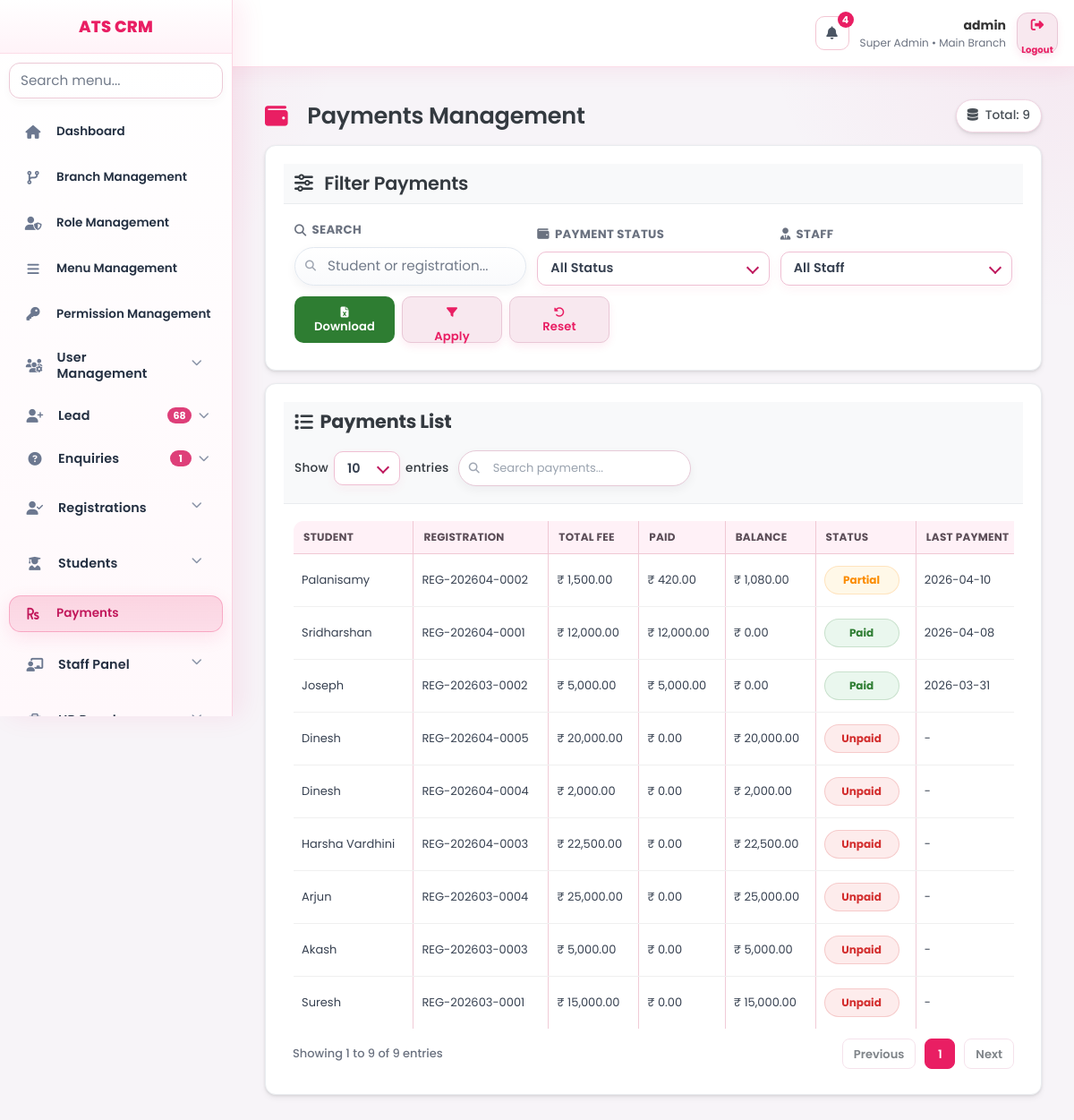
Screenshot of /index.php?page=payments/index (signed in) with the database file from the repository.
### tables this page shows
CREATE TABLE `menus` (
  `id` int(11) NOT NULL AUTO_INCREMENT,
  `menu_name` varchar(150) NOT NULL,
  `menu_slug` varchar(150) NOT NULL,
  `parent_id` int(11) DEFAULT NULL,
  `icon` varchar(100) DEFAULT NULL,
  `sort_order` int(11) DEFAULT 0,
  `status` tinyint(1) DEFAULT 1,
  `created_at` datetime DEFAULT current_timestamp(),
  `updated_at` datetime DEFAULT current_timestamp() ON UPDATE current_timestamp(),
  PRIMARY KEY (`id`)
);

CREATE TABLE `registrations` (
  `id` int(11) NOT NULL AUTO_INCREMENT,
  `registration_no` varchar(50) DEFAULT NULL,
  `enquiry_id` int(11) DEFAULT NULL,
  `branch_id` int(11) NOT NULL,
  `reg_type` enum('course','internship','workshop') NOT NULL,
  `source_type` enum('lead','direct','walkin','reference','online','other') DEFAULT 'direct',
  `joined_on` date DEFAULT NULL,
  `enquiry_snapshot_name` varchar(150) DEFAULT NULL,
  `enquiry_snapshot_phone` varchar(20) DEFAULT NULL,
  `enquiry_snapshot_email` varchar(150) DEFAULT NULL,
  `program_name` varchar(150) DEFAULT NULL,
  `batch_name` varchar(150) DEFAULT NULL,
  `internship_days` int(11) DEFAULT NULL,
  `internship_batch` varchar(100) DEFAULT NULL,
  `internship_start_date` date DEFAULT NULL,
  `internship_end_date` date DEFAULT NULL,
  `internship_completion_status` enum('pending','in_progress','completed') NOT NULL DEFAULT 'pending',
  `internship_certificate_status` enum('not_given','given') NOT NULL DEFAULT 'not_given',
  `internship_certificate_issued_at` datetime DEFAULT NULL,
  `internship_report_status` enum('not_provided','provided') NOT NULL DEFAULT 'not_provided',
  `internship_report_issued_at` datetime DEFAULT NULL,
  `internship_report_due_days` int(11) DEFAULT NULL,
  `total_fee` decimal(10,2) NOT NULL DEFAULT 0.00,
  `discount_amount` decimal(10,2) NOT NULL DEFAULT 0.00,
  `final_fee` decimal(10,2) NOT NULL DEFAULT 0.00,
  `paid_amount` decimal(10,2) NOT NULL DEFAULT 0.00,
  `balance_amount` decimal(10,2) NOT NULL DEFAULT 0.00,
  `payment_status` enum('unpaid','partial','paid') NOT NULL DEFAULT 'unpaid',
  `notes` text DEFAULT NULL,
  `registration_status` enum('draft','active','completed','cancelled') NOT NULL DEFAULT 'draft',
  `assigned_to` int(11) DEFAULT NULL,
  `created_by` int(11) NOT NULL,
  `created_at` datetime NOT NULL,
  `updated_at` datetime NOT NULL,
  PRIMARY KEY (`id`),
  UNIQUE KEY `uk_registration_no` (`registration_no`),
  KEY `enquiry_id` (`enquiry_id`),
  KEY `branch_id` (`branch_id`),
  KEY `assigned_to` (`assigned_to`),
  KEY `status` (`registration_status`),
  KEY `idx_enquiry_id` (`enquiry_id`),
  KEY `idx_branch_id` (`branch_id`),
  KEY `idx_reg_type` (`reg_type`),
  KEY `idx_assigned_to` (`assigned_to`),
  KEY `idx_registration_status` (`registration_status`),
  CONSTRAINT `fk_reg_enquiry` FOREIGN KEY (`enquiry_id`) REFERENCES `enquiries` (`id`) ON DELETE CASCADE
);

### config/app.php (called while the page is built, shortened)
<?php
if (!function_exists('inr_symbol')) {
    function inr_symbol(): string {
        return '&#8377;';
    }
}

### views/payments/index.php (the view, shortened to what this page needs)
<?php
$userId   = (int)($_SESSION['user_id'] ?? 0);
$roleName = $_SESSION['role_name'] ?? '';
$roleId   = (int)($_SESSION['role_id'] ?? 0);
$branchId = (int)($_SESSION['branch_id'] ?? 0);
$q = trim((string)($_GET['q'] ?? ''));
$statusFilter = trim((string)($_GET['payment_status'] ?? ''));
$staffFilter = (int)($_GET['staff_id'] ?? 0);
$isPrivilegedRole = in_array($roleName, ['Super Admin', 'HR'], true);
$canDownloadAll = $isPrivilegedRole || $roleName === 'Front Office';
if (!function_exists('paymentsH')) {
    function paymentsH($value): string
    {
        return htmlspecialchars((string)($value ?? ''), ENT_QUOTES, 'UTF-8');
    }
}
if (!function_exists('paymentsBuildFilters')) {
    function paymentsBuildFilters(string $roleName, int $userId, string $q, string $statusFilter, int $staffFilter, int $branchId = 0, int $canAllBranches = 0): array
    {
        $where = [];
        $params = [];
        return [
            'where_sql' => $where ? ('WHERE ' . implode(' AND ', $where)) : '',
            'params' => $params,
        ];
    }
}
$canAllBranches = 0;
try {
    $roleStmt = $pdo->prepare("SELECT can_access_all_branches FROM roles WHERE id=? LIMIT 1");
    $roleStmt->execute([$roleId]);
    $canAllBranches = (int) ($roleStmt->fetchColumn() ?? 0);
} catch (Exception $e) {
    $canAllBranches = 0;
}
$filterParts = paymentsBuildFilters($roleName, $userId, $q, $statusFilter, $staffFilter, $branchId, $canAllBranches);
$whereSql = $filterParts['where_sql'];
$params = $filterParts['params'];
$stmt = $pdo->prepare("
    SELECT
        r.id,
        r.registration_no,
        r.enquiry_snapshot_name,
        r.final_fee,
        r.balance_amount,
        r.paid_amount,
        r.payment_status,
        COALESCE(lp.staff_id, r.assigned_to) AS credit_owner_id,
        COALESCE(owner_u.name, fallback_u.name, '-') AS owner_name,
        IFNULL(SUM(p.amount),0) AS total_paid,
        MAX(p.payment_date) AS last_payment_date
    FROM registrations r
    LEFT JOIN registration_payments p ON p.registration_id = r.id
    LEFT JOIN (
        SELECT rp1.registration_id, rp1.staff_id
        FROM registration_payments rp1
        INNER JOIN (
            SELECT registration_id, MAX(id) AS max_id
            FROM registration_payments
            GROUP BY registration_id
        ) rp2 ON rp2.registration_id = rp1.registration_id AND rp2.max_id = rp1.id
    ) lp ON lp.registration_id = r.id
    LEFT JOIN users owner_u ON owner_u.id = lp.staff_id
    LEFT JOIN users fallback_u ON fallback_u.id = r.assigned_to
    $whereSql
    GROUP BY
        r.id,
        r.registration_no,
        r.enquiry_snapshot_name,
        r.final_fee,
        r.balance_amount,
        r.paid_amount,
        r.payment_status,
        COALESCE(lp.staff_id, r.assigned_to),
        COALESCE(owner_u.name, fallback_u.name, '-')
    ORDER BY last_payment_date DESC, r.id DESC
");
$stmt->execute($params);
$payments = $stmt->fetchAll(PDO::FETCH_ASSOC);
$exportBaseUrl = 'index.php?page=payments/index&ajax=1'
    . '&q=' . urlencode($q)
    . '&payment_status=' . urlencode($statusFilter)
    . '&staff_id=' . (int)$staffFilter;
?>
<div class="payments-dashboard">
<div class="dashboard-header">
<h2><i class="fas fa-wallet" style="margin-right: 12px; color: #e91e63;"></i>Payments Management</h2>
<div class="header-stats">
<span class="stat-item"><i class="fas fa-database"></i> Total: <?= count($payments) ?></span>
</div>
</div>
<div class="card">
<div class="card-header">
<i class="fas fa-sliders-h" style="margin-right: 8px;"></i> Filter Payments
</div>
<form method="GET" action="index.php" class="filter-form">
<div class="filter-grid">
<div class="filter-item">
<label><i class="fas fa-search"></i> Search</label>
<input type="text" name="q" value="<?= htmlspecialchars($q, ENT_QUOTES, 'UTF-8') ?>" placeholder="Student or registration...">
</div>
<div class="filter-item">
<label><i class="fas fa-wallet"></i> Payment Status</label>
</div>
<?php if ($isPrivilegedRole): ?>
<div class="filter-item">
<label><i class="fas fa-user-tie"></i> Staff</label>
</div>
<?php endif; ?>
<div class="filter-actions">
<?php if ($canDownloadAll): ?>
<a href="<?= paymentsH($exportBaseUrl . '&export=all_transactions') ?>" class="btn-download-all" title="Download all filtered payments" data-mobile-label="Download">
<span class="btn-inner">
<i class="fas fa-file-excel"></i>
</span>
</a>
<?php endif; ?>
<button type="submit" class="btn-icon-only apply" title="Apply filters" data-mobile-label="Apply">
<span class="btn-inner">
<i class="fas fa-filter"></i>
</span>
</button>
<a href="index.php?page=payments/index" class="btn-icon-only reset" title="Reset filters" data-mobile-label="Reset">
<span class="btn-inner">
<i class="fas fa-undo-alt"></i>
</span>
</a>
</div>
</div>
</form>
</div>
<div class="card">
<div class="card-header">
<div class="table-header-flex">
<div class="table-title">
<i class="fas fa-list"></i> Payments List
</div>
<div id="datatableControls"></div>
</div>
</div>
<div class="table-container">
<div class="crm-table-wrapper">
<table id="userTable" class="crm-table display" style="width:100%">
<thead>
<tr>
<th>Student</th>
<th>Registration</th>
<th>Total Fee</th>
<th>Paid</th>
<th>Balance</th>
<th>Status</th>
<th>Last Payment</th>
</tr>
</thead>
<tbody>
<?php foreach($payments as $p): ?>
<tr>
<td><?= htmlspecialchars($p['enquiry_snapshot_name'] ?? '-') ?></td>
<td><?= htmlspecialchars($p['registration_no'] ?? '-') ?></td>
<td><?= inr_symbol() ?> <?= number_format($p['final_fee'] ?? 0,2) ?></td>
<td><?= inr_symbol() ?> <?= number_format($p['total_paid'] ?? 0,2) ?></td>
<td><?= inr_symbol() ?> <?= number_format($p['balance_amount'] ?? 0,2) ?></td>
<td>
<?php
$status=$p['payment_status'] ?? 'unpaid';
if($status=="paid"){
echo "<span class='status-paid'>Paid</span>";
}
elseif($status=="partial"){
echo "<span class='status-partial'>Partial</span>";
}
else{
echo "<span class='status-unpaid'>Unpaid</span>";
}
?>
</td>
<td><?= htmlspecialchars($p['last_payment_date'] ?? '-') ?></td>
</tr>
<?php endforeach; ?>
</tbody>
</table>
</div>
</div>
</div>
</div>

### views/layout/sidebar.php (shortened to what this page needs)
<?php
$role_id     = $_SESSION['role_id'] ?? 0;
$currentPage = $_GET['page'] ?? '';
$sessionUserId = (int)($_SESSION['user_id'] ?? 0);
$sessionBranchId = (int)($_SESSION['branch_id'] ?? 0);
$dashboardSlug = $defaultPage ?? 'dashboard/superadmin';
$stmt = $pdo->prepare("
    SELECT m.*
    FROM menus m
    INNER JOIN role_permissions rp
        ON rp.menu_id = m.id
    WHERE rp.role_id = :role_id
      AND rp.can_view = 1
      AND m.status = 1
    ORDER BY m.parent_id ASC, m.sort_order ASC
");
$stmt->execute([
    'role_id' => $role_id
]);
$menus = $stmt->fetchAll(PDO::FETCH_ASSOC);
$menus = array_values(array_filter($menus, function($m) {
    $slug = $m['menu_slug'] ?? '';
    return !(
        strpos($slug, 'dashboard/') === 0
        || $slug === 'dashboard'
        || $slug === 'system/demo_reset'
    );
}));
$menuTree = [];
foreach ($menus as $menu) {
    if ($menu['parent_id'] === NULL) {
        $menuTree[$menu['id']] = $menu;
        $menuTree[$menu['id']]['children'] = [];
    }
}
foreach ($menus as $menu) {
    if ($menu['parent_id'] !== NULL && isset($menuTree[$menu['parent_id']])) {
        $menuTree[$menu['parent_id']]['children'][] = $menu;
    }
}
function isParentOpen($parent, $currentPage) {
    if (!isset($parent['children']) || empty($parent['children'])) return false;
    return false;
}
$isDashboardActive = ($currentPage === '' || strpos($currentPage, 'dashboard/') === 0);
$sidebarBadges = [
    'lead' => 0,
    'enquiries' => 0,
    'enquiries/followups' => 0,
];
try {
    $sidebarBadgeCacheKey = 'sidebar_badges_' . $sessionUserId;
    $cachedSidebarBadges = $_SESSION[$sidebarBadgeCacheKey] ?? null;
    $useBadgeCache = is_array($cachedSidebarBadges)
        && isset($cachedSidebarBadges['ts'], $cachedSidebarBadges['values'])
        && (time() - (int)$cachedSidebarBadges['ts']) <= 30
        && (int)($cachedSidebarBadges['role_id'] ?? 0) === (int)$role_id
        && (int)($cachedSidebarBadges['branch_id'] ?? 0) === (int)$sessionBranchId;
    if ($useBadgeCache) {
        $vals = (array)$cachedSidebarBadges['values'];
        foreach ($sidebarBadges as $k => $v) {
            if (isset($vals[$k])) $sidebarBadges[$k] = max(0, (int)$vals[$k]);
        }
    } else {
        $leadSql = "SELECT COUNT(*) FROM leads l WHERE l.status NOT IN ('converted','closed')";
        $leadParams = [];
        $stLead = $pdo->prepare($leadSql);
        $stLead->execute($leadParams);
        $sidebarBadges['lead'] = (int)($stLead->fetchColumn() ?: 0);
        $enqSql = "SELECT COUNT(*) FROM enquiries e WHERE e.status IN ('new','followup')";
        $enqParams = [];
        $stEnq = $pdo->prepare($enqSql);
        $stEnq->execute($enqParams);
        $sidebarBadges['enquiries'] = (int)($stEnq->fetchColumn() ?: 0);
        $fuSql = "
            SELECT COUNT(*)
            FROM enquiry_followups f
            INNER JOIN enquiries e ON e.id = f.enquiry_id
            WHERE LOWER(TRIM(COALESCE(f.status,'pending'))) = 'pending'
        ";
        $fuParams = [];
        $stFu = $pdo->prepare($fuSql);
        $stFu->execute($fuParams);
        $sidebarBadges['enquiries/followups'] = (int)($stFu->fetchColumn() ?: 0);
    }
} catch (Throwable $e) {
}
if (!function_exists('sidebarBadgeText')) {
    function sidebarBadgeText($count): string {
        $c = max(0, (int)$count);
        return $c > 99 ? '99+' : (string)$c;
    }
}
?>
<div class="sidebar" id="crmSidebar">
    <div class="logo"><?= APP_NAME ?></div>
    <div class="sidebar-search">
        <input
            type="text"
            id="sidebarMenuSearch"
            class="sidebar-search-input"
            placeholder="Search menu..."
            autocomplete="off"
        >
    </div>
    <ul class="menu-list">
        <li class="<?= $isDashboardActive ? 'active' : '' ?>">
            <a href="index.php?page=<?= htmlspecialchars($dashboardSlug) ?>" data-tooltip="Dashboard">
                <i class="fas fa-home"></i>
                <span class="menu-label">Dashboard</span>
            </a>
        </li>
        <?php foreach ($menuTree as $parent): ?>
            <?php
                $hasChildren  = !empty($parent['children']);
                $parentOpen   = isParentOpen($parent, $currentPage);
                $parentActive = ($currentPage === $parent['menu_slug']) || $parentOpen;
            ?>
            <li class="<?= $parentActive ? 'active' : '' ?> <?= $hasChildren ? 'has-children' : '' ?> <?= $parentOpen ? 'open' : '' ?>"<?= $hasChildren ? ' data-initial-open="' . ($parentOpen ? '1' : '0') . '"' : '' ?>>
                <?php if ($hasChildren): ?>
                    <?php $submenuId = 'submenu-' . (int)$parent['id']; ?>
                    <button
                        type="button"
                        class="menu-toggle"
                        data-menu-id="<?= (int)$parent['id'] ?>"
                        data-tooltip="<?= htmlspecialchars($parent['menu_name']) ?>"
                        aria-expanded="<?= $parentOpen ? 'true' : 'false' ?>"
                        aria-controls="<?= htmlspecialchars($submenuId) ?>"
                    >
                        <i class="<?= htmlspecialchars($parent['icon'] ?: 'fas fa-circle') ?>"></i>
                        <span class="menu-label"><?= htmlspecialchars($parent['menu_name']) ?></span>
                        <?php
                            $parentSlug = strtolower(trim((string)($parent['menu_slug'] ?? '')));
                            $parentName = strtolower(trim((string)($parent['menu_name'] ?? '')));
                            $parentBadgeCount = 0;
                            if ($parentSlug === 'lead' || strpos($parentName, 'lead') !== false) {
                                $parentBadgeCount = (int)($sidebarBadges['lead'] ?? 0);
                            } elseif ($parentSlug === 'enquiries' || strpos($parentName, 'enquir') !== false) {
                                $parentBadgeCount = (int)($sidebarBadges['enquiries'] ?? 0);
                            }
                        ?>
                        <?php if ($parentBadgeCount > 0): ?>
                            <span class="menu-tail">
                                <span class="menu-badge" data-modern-tooltip="Open <?= htmlspecialchars($parent['menu_name']) ?>: <?= (int)$parentBadgeCount ?>">
                                    <?= htmlspecialchars(sidebarBadgeText($parentBadgeCount)) ?>
                                </span>
                                <i class="fas fa-chevron-down caret"></i>
                            </span>
                        <?php else: ?>
                            <span class="menu-tail">
                                <i class="fas fa-chevron-down caret"></i>
                            </span>
                        <?php endif; ?>
                    </button>
                <?php else: ?>
                    <a href="index.php?page=<?= htmlspecialchars($parent['menu_slug']) ?>" data-tooltip="<?= htmlspecialchars($parent['menu_name']) ?>">
                        <i class="<?= htmlspecialchars($parent['icon'] ?: 'fas fa-circle') ?>"></i>
                        <span class="menu-label"><?= htmlspecialchars($parent['menu_name']) ?></span>
                    </a>
                <?php endif; ?>
            </li>
        <?php endforeach; ?>
    </ul>
</div>

### rows the page displays
menus: menu_name "Branch Management"
menus: menu_name "Role Management"
menus: menu_name "Menu Management"
menus: menu_name "Permission Management"
menus: menu_name "User Management"
menus: menu_name "Lead", parentBadgeCount "68"
menus: menu_name "Enquiries", parentBadgeCount "1"
menus: menu_name "Registrations"
menus: menu_name "Students"
menus: menu_name "Payments"
menus: menu_name "Staff Panel"
registrations: enquiry_snapshot_name "Palanisamy", registration_no "REG-202604-0002", final_fee "1,500.00", total_paid "420.00", balance_amount "1,080.00", payment_status "Partial", last_payment_date "2026-04-10"
registrations: enquiry_snapshot_name "Sridharshan", registration_no "REG-202604-0001", final_fee "12,000.00", total_paid "12,000.00", balance_amount "0.00", payment_status "Paid", last_payment_date "2026-04-08"
registrations: enquiry_snapshot_name "Joseph", registration_no "REG-202603-0002", final_fee "5,000.00", total_paid "5,000.00", balance_amount "0.00", payment_status "Paid", last_payment_date "2026-03-31"
registrations: enquiry_snapshot_name "Dinesh", registration_no "REG-202604-0005", final_fee "20,000.00", total_paid "0.00", balance_amount "20,000.00", payment_status "Unpaid", last_payment_date "-"
registrations: enquiry_snapshot_name "Dinesh", registration_no "REG-202604-0004", final_fee "2,000.00", total_paid "0.00", balance_amount "2,000.00", payment_status "Unpaid", last_payment_date "-"
registrations: enquiry_snapshot_name "Harsha Vardhini", registration_no "REG-202604-0003", final_fee "22,500.00", total_paid "0.00", balance_amount "22,500.00", payment_status "Unpaid", last_payment_date "-"
registrations: enquiry_snapshot_name "Arjun", registration_no "REG-202603-0004", final_fee "25,000.00", total_paid "0.00", balance_amount "25,000.00", payment_status "Unpaid", last_payment_date "-"
registrations: enquiry_snapshot_name "Akash", registration_no "REG-202603-0003", final_fee "5,000.00", total_paid "0.00", balance_amount "5,000.00", payment_status "Unpaid", last_payment_date "-"
registrations: enquiry_snapshot_name "Suresh", registration_no "REG-202603-0001", final_fee "15,000.00", total_paid "0.00", balance_amount "15,000.00", payment_status "Unpaid", last_payment_date "-"

### other values shown
$topNotificationCount "4"
$user_name "admin"
$user_role "Super Admin"
$branch_name "Main Branch"
APP_NAME "ATS CRM"
count($payments) "9"
